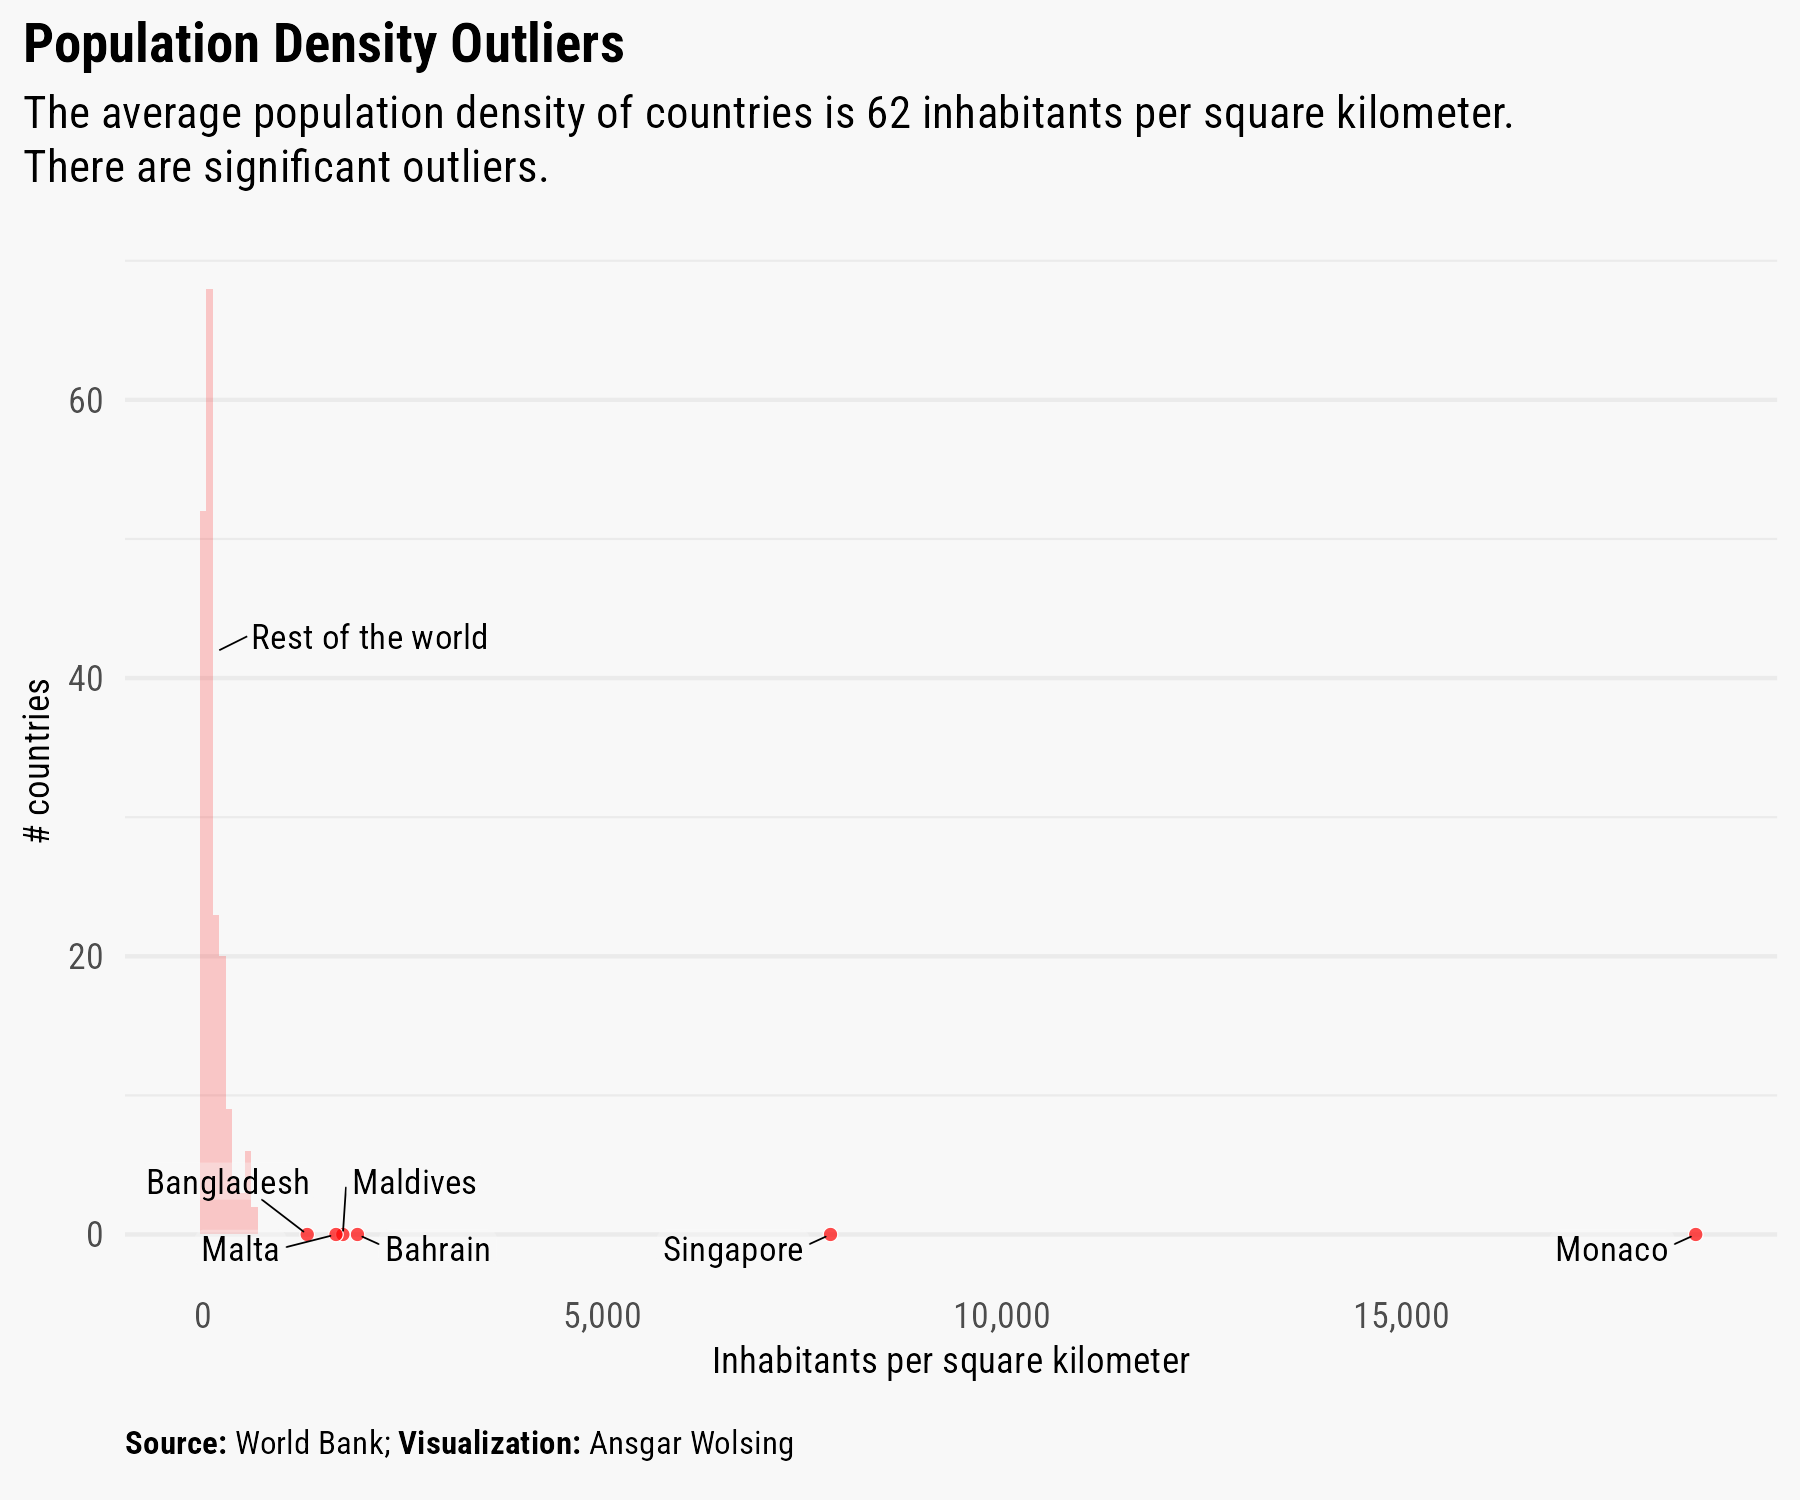

Reproduce this figure in R.
library(tidyverse)
library(ggtext)
library(ggbeeswarm)
library(here)

base_path <- here("2025", "07")

#' Source: World Bank
#' https://data.worldbank.org/indicator/EN.POP.DNST

data_url <- "https://api.worldbank.org/v2/en/indicator/EN.POP.DNST?downloadformat=csv"
file_path_zip <- here(base_path, "worldbank-pop-density.zip")
filename <- "API_EN.POP.DNST_DS2_en_csv_v2_13897.csv"
download.file(data_url, destfile = file_path_zip)
unzip(file_path_zip, files = filename, exdir = base_path)

df <- read_csv(here(base_path, filename), skip = 4)

df_long <- df |> 
  rename(country_name = `Country Name`, country_code = `Country Code`) |> 
  select(-c("Indicator Name", "Indicator Code")) |> 
  pivot_longer(cols = -c(country_name, country_code), 
               names_to = "year", values_to = "pop_density") |> 
  filter(!is.na(pop_density)) |> 
  # Exclude entities that are no countries (but keep World for the average)
  mutate(
    country_name_from_code = countrycode::countrycode(country_code, "iso3c", "country.name"),
    un_code = countrycode::countrycode(country_code, "iso3c", "un.name.en")) |> 
  filter(!is.na(country_name_from_code) & !is.na(un_code) | country_name == "World") |> 
  select(-c(country_name_from_code, un_code))


# Latest data per country
df_long_latest <- df_long |> 
  filter(year == max(year), .by = country_name) |> 
  filter(country_name != "World")


# Average value for the world
pop_density_world <- df_long |> 
  filter(year == max(year), .by = country_name) |> 
  filter(country_name == "World") |> 
  pull(pop_density)
pop_density_world


df_long_latest |> 
  ggplot(aes(x = 1, y = pop_density)) +
  geom_beeswarm(
    # aes(fill = pop_density_in_sd_3x),
    fill = "#264653",
    shape = 21, color = "white", size = 2, show.legend = FALSE
  ) +
  geom_hline(
    data = data.frame(pop_density = pop_density_world),
    aes(yintercept = pop_density),
    linetype = "dashed"
  ) +
  # geom_text(
  #   data = ~filter(., pop_density_in_sd_3x),
  #   aes(label = country_name),
  #   size = 1.75, angle = 45, hjust = 0, nudge_x = 0.005
  # ) +
  # scale_fill_manual(values = c("FALSE" = "#264653", "TRUE" = "#e76f51")) +
  coord_flip() +
  labs(
    title = "Title",
    caption = "**Source:** Our World in Data, Global Carbon Budget (2024);
    Population based on various sources (2024).
    **Visualization:** Ansgar Wolsing",
    y = "Inhabitants per square kilometer"
  ) +
  theme_minimal(base_family = "Roboto Condensed") +
  theme(
    plot.background = element_rect(color = "#F8F8F8", fill = "#F8F8F8"),
    strip.text = element_text(family = "Roboto Condensed SemiBold", size = 10),
    plot.title = element_markdown(
      family = "Roboto Condensed", face = "bold", hjust = 0, lineheight = 1.05,
      size = 11),
    plot.title.position = "plot",
    plot.subtitle = element_markdown(
      hjust = 0, face = "italic", margin = margin(t = 0, b = 12), size = 10),
    plot.caption = element_markdown(
      hjust = 0, size = 8, margin = margin(t = 12, b = 4)),
    axis.title.x = element_markdown(),
    axis.title.y = element_blank(),
    axis.text.y = element_blank(),
    panel.grid.major.y = element_blank(),
    panel.grid.minor.y = element_blank(),
    plot.margin = margin(t = 4, r = 16, b = 4, l = 4)
  )


df_long_latest |> 
  ggplot(aes(log(pop_density))) +
  geom_density(
    # data = ~filter(., pop_density < pop_density_world * 15),
    fill = alpha("red", 0.2)
  ) +
  theme_minimal(base_family = "Roboto Condensed")


df_long_latest |> 
  ggplot(aes(pop_density)) +
  geom_histogram(
    data = ~filter(., pop_density < pop_density_world * 15),
    fill = alpha("red", 0.2), binwidth = 80
  ) +
  geom_point(
    data = ~filter(., pop_density >= pop_density_world * 15),
    aes(y = 0.0),
    shape = 21, color = "white", fill = alpha("red", 0.7), stroke = 0.2
  ) +
  ggrepel::geom_label_repel(
    data = ~filter(., pop_density >= pop_density_world * 15),
    aes(y = 0.0, label = country_name),
    size = 3, direction = "both",
    min.segment.length = 0, segment.size = 0.2, max.overlaps = 12,
    fill = alpha("#F8F8F8", 0.33), label.size = 0, label.padding = 0.1,
    family = "Roboto Condensed", seed = 1
  ) +
  annotate(
    "text",
    x = 600, y = 43, label = "Rest of the world",
    size = 3, family = "Roboto Condensed", hjust = 0
  ) +
  annotate(
    "segment",
    x = 550, xend = 200, y = 43, yend = 42,
    linewidth = 0.2
  ) + 
  scale_x_continuous(labels = scales::label_number(big.mark = ",")) +
  coord_cartesian(clip = "off") +
  labs(
    title = "Population Density Outliers",
    subtitle = sprintf("The average population density of countries is %0.0f
    inhabitants per square kilometer.<br>There are significant outliers.", 
                       pop_density_world),
    caption = "**Source:** World Bank;
    **Visualization:** Ansgar Wolsing",
    x = "Inhabitants per square kilometer",
    y = "# countries"
  ) +
  theme_minimal(base_family = "Roboto Condensed") +
  theme(
    plot.background = element_rect(color = "#F8F8F8", fill = "#F8F8F8"),
    plot.title = element_markdown(
      family = "Roboto Condensed", face = "bold", lineheight = 1.05),
    plot.title.position = "plot",
    plot.subtitle = element_markdown(
      margin = margin(t = 0, b = 12), lineheight = 1.2),
    plot.caption = element_markdown(
      hjust = 0, size = 8, margin = margin(t = 12, b = 4)),
    panel.grid.major.x = element_blank(),
    panel.grid.minor.x = element_blank(),
    axis.title = element_text(size = 9)
  ) 
ggsave(here(base_path, "07-outliers.png"), width = 6, height = 5)
